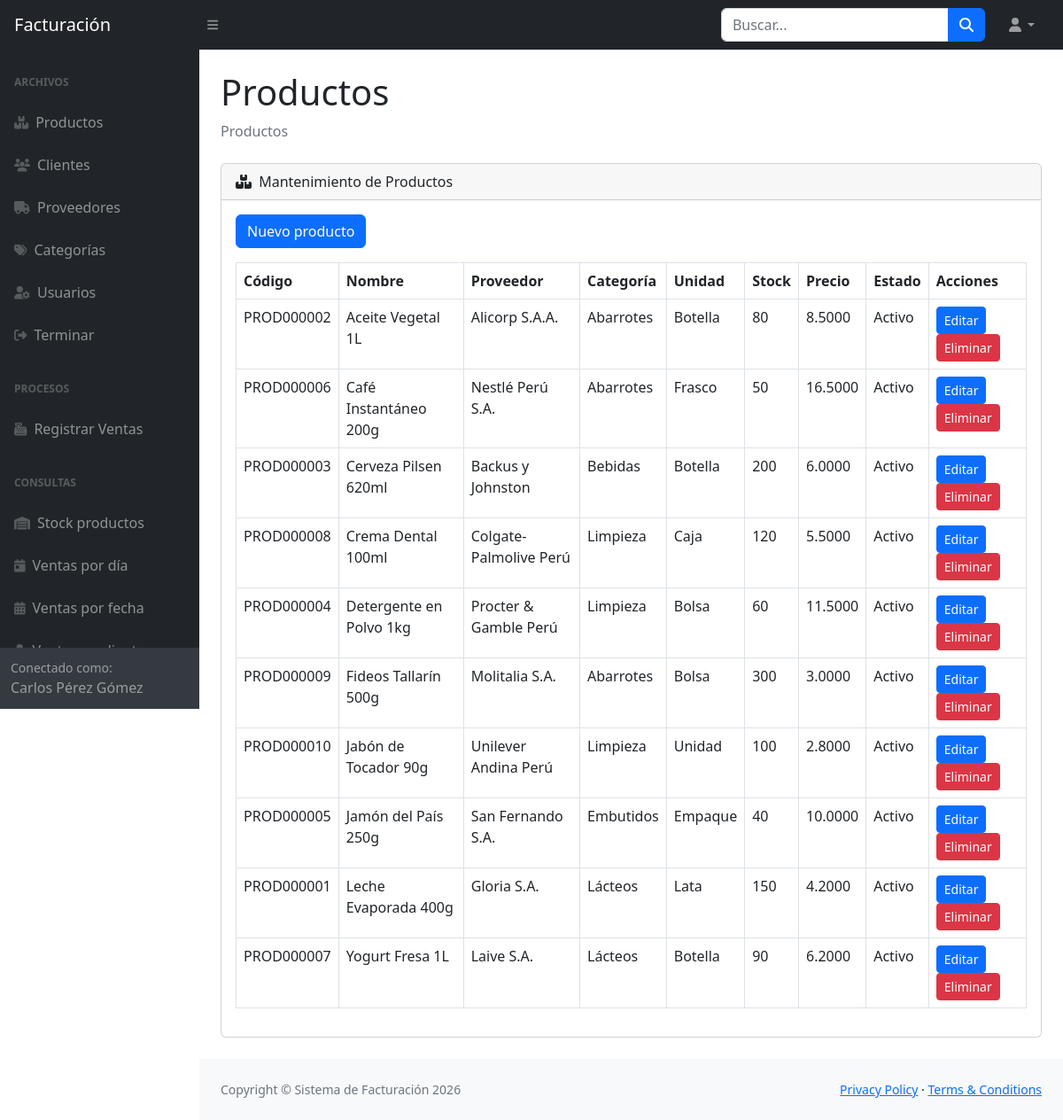
Page /index.php?action=productos (signed in) on the committed database.
### tables this page shows
CREATE TABLE `productos` (
  `idproducto` varchar(10) NOT NULL,
  `idproveedor` varchar(3) DEFAULT NULL,
  `nomproducto` varchar(128) DEFAULT NULL,
  `unimed` varchar(15) DEFAULT NULL,
  `stock` int(11) DEFAULT NULL,
  `cosuni` decimal(10,4) DEFAULT NULL,
  `preuni` decimal(10,4) DEFAULT NULL,
  `idcategoria` char(2) DEFAULT NULL,
  `estado` char(1) DEFAULT NULL
);

CREATE TABLE `proveedores` (
  `idproveedor` varchar(3) NOT NULL,
  `nomproveedor` varchar(128) DEFAULT NULL,
  `rucproveedor` varchar(11) DEFAULT NULL,
  `dirproveedor` varchar(128) DEFAULT NULL,
  `telproveedor` varchar(9) DEFAULT NULL,
  `emailproveedor` varchar(64) DEFAULT NULL
);

CREATE TABLE `categorias` (
  `idcategoria` char(2) NOT NULL,
  `nomcategoria` varchar(128) DEFAULT NULL
);

### index.php (the view, shortened to what the rows shown need)
<?php
require 'conexion.php';
$action = $_GET['action'] ?? 'dashboard';
function safe($text) {
    return htmlspecialchars($text, ENT_QUOTES, 'UTF-8');
}
function getCounts($mysqli) {
    $tables = ['clientes', 'productos', 'categorias', 'proveedores', 'facturas'];
    $counts = [];
    foreach ($tables as $table) {
        $result = $mysqli->query("SELECT COUNT(*) AS total FROM {$table}");
        $counts[$table] = $result->fetch_assoc()['total'] ?? 0;
    }
    return $counts;
}
$counts = getCounts($mysqli);
function fetchRows($mysqli, $sql, $types = '', $params = []) {
    $stmt = $mysqli->prepare($sql);
    $stmt->execute();
    $result = $stmt->get_result();
    $rows = [];
    while ($row = $result->fetch_assoc()) {
        $rows[] = $row;
    }
    return $rows;
}
$providers = fetchRows($mysqli, 'SELECT * FROM proveedores ORDER BY nomproveedor');
$categories = fetchRows($mysqli, 'SELECT * FROM categorias ORDER BY nomcategoria');
$products = fetchRows($mysqli, 'SELECT p.*, c.nomproveedor, cat.nomcategoria FROM productos p LEFT JOIN proveedores c ON p.idproveedor = c.idproveedor LEFT JOIN categorias cat ON p.idcategoria = cat.idcategoria ORDER BY p.nomproducto');
?>
<!DOCTYPE html>
<html lang="en">
    <head>
        <link href="https://cdn.jsdelivr.net/npm/simple-datatables@7.1.2/dist/style.min.css" rel="stylesheet" />
        <link href="css/styles.css" rel="stylesheet" />
    </head>
    <body class="sb-nav-fixed">
        <div id="layoutSidenav">
            <div id="layoutSidenav_content">
                <main>
                    <div class="container-fluid px-4">
                        <h1 class="mt-4"><?php echo $action === 'dashboard' ? 'Dashboard' : ucfirst(str_replace('_', ' ', $action)); ?></h1>
                        <?php if ($action === 'dashboard'): ?>
                            <div class="row">
                                <div class="col-xl-3 col-md-6">
                                    <div class="card bg-primary text-white mb-4">
                                        <div class="card-body">Clientes: <?php echo $counts['clientes']; ?></div>
                                        <div class="card-footer d-flex align-items-center justify-content-between">
                                            <a class="small text-white stretched-link" href="index.php?action=clientes">Ver clientes</a>
                                            <div class="small text-white"><i class="fas fa-angle-right"></i></div>
                                        </div>
                                    </div>
                                </div>
                                <div class="col-xl-3 col-md-6">
                                    <div class="card bg-warning text-white mb-4">
                                        <div class="card-body">Productos: <?php echo $counts['productos']; ?></div>
                                        <div class="card-footer d-flex align-items-center justify-content-between">
                                            <a class="small text-white stretched-link" href="index.php?action=productos">Ver productos</a>
                                            <div class="small text-white"><i class="fas fa-angle-right"></i></div>
                                        </div>
                                    </div>
                                </div>
                                <div class="col-xl-3 col-md-6">
                                    <div class="card bg-success text-white mb-4">
                                        <div class="card-body">Facturas: <?php echo $counts['facturas']; ?></div>
                                        <div class="card-footer d-flex align-items-center justify-content-between">
                                            <a class="small text-white stretched-link" href="index.php?action=ventas">Ver ventas</a>
                                            <div class="small text-white"><i class="fas fa-angle-right"></i></div>
                                        </div>
                                    </div>
                                </div>
                                <div class="col-xl-3 col-md-6">
                                    <div class="card bg-danger text-white mb-4">
                                        <div class="card-body">Proveedores: <?php echo $counts['proveedores']; ?></div>
                                        <div class="card-footer d-flex align-items-center justify-content-between">
                                            <a class="small text-white stretched-link" href="index.php?action=proveedores">Ver proveedores</a>
                                            <div class="small text-white"><i class="fas fa-angle-right"></i></div>
                                        </div>
                                    </div>
                                </div>
                            </div>
                        <?php elseif ($action === 'productos'): ?>
                            <div class="card mb-4">
                                <div class="card-body">
                                    <?php if (isset($_GET['new']) || isset($editProduct)): ?>
                                        <?php $product = $editProduct ?? ['idproducto' => '', 'idproveedor' => '', 'nomproducto' => '', 'unimed' => '', 'stock' => 0, 'cosuni' => 0, 'preuni' => 0, 'idcategoria' => '', 'estado' => '1']; ?>
                                        <form method="post" action="index.php?action=productos">
                                            <input type="hidden" name="form_type" value="save_product" />
                                            <input type="hidden" name="idproducto" value="<?php echo safe($product['idproducto']); ?>" />
                                            <div class="row">
                                                <div class="col-md-6 mb-3">
                                                    <label class="form-label">Producto</label>
                                                    <input class="form-control" name="nomproducto" value="<?php echo safe($product['nomproducto']); ?>" />
                                                </div>
                                                <div class="col-md-3 mb-3">
                                                    <label class="form-label">Proveedor</label>
                                                    <select class="form-select" name="idproveedor">
                                                        <option value="">-- Seleccione --</option>
                                                        <?php foreach ($providers as $provider): ?>
                                                            <option value="<?php echo safe($provider['idproveedor']); ?>" <?php if ($provider['idproveedor'] === $product['idproveedor']) echo 'selected'; ?>><?php echo safe($provider['nomproveedor']); ?></option>
                                                        <?php endforeach; ?>
                                                    </select>
                                                </div>
                                                <div class="col-md-3 mb-3">
                                                    <label class="form-label">Categoría</label>
                                                    <select class="form-select" name="idcategoria">
                                                        <option value="">-- Seleccione --</option>
                                                        <?php foreach ($categories as $category): ?>
                                                            <option value="<?php echo safe($category['idcategoria']); ?>" <?php if ($category['idcategoria'] === $product['idcategoria']) echo 'selected'; ?>><?php echo safe($category['nomcategoria']); ?></option>
                                                        <?php endforeach; ?>
                                                    </select>
                                                </div>
                                            </div>
                                            <div class="row">
                                                <div class="col-md-3 mb-3">
                                                    <label class="form-label">Unidad</label>
                                                    <input class="form-control" name="unimed" value="<?php echo safe($product['unimed']); ?>" />
                                                </div>
                                                <div class="col-md-2 mb-3">
                                                    <label class="form-label">Stock</label>
                                                    <input class="form-control" type="number" name="stock" value="<?php echo safe($product['stock']); ?>" />
                                                </div>
                                                <div class="col-md-2 mb-3">
                                                    <label class="form-label">Costo</label>
                                                    <input class="form-control" type="number" step="0.01" name="cosuni" value="<?php echo safe($product['cosuni']); ?>" />
                                                </div>
                                                <div class="col-md-2 mb-3">
                                                    <label class="form-label">Precio</label>
                                                    <input class="form-control" type="number" step="0.01" name="preuni" value="<?php echo safe($product['preuni']); ?>" />
                                                </div>
                                                <div class="col-md-3 mb-3">
                                                    <label class="form-label">Estado</label>
                                                    <select class="form-select" name="estado">
                                                        <option value="1" <?php if ($product['estado'] === '1') echo 'selected'; ?>>Activo</option>
                                                        <option value="0" <?php if ($product['estado'] !== '1') echo 'selected'; ?>>Inactivo</option>
                                                    </select>
                                                </div>
                                            </div>
                                            <button class="btn btn-success" type="submit">Guardar producto</button>
                                            <a class="btn btn-secondary" href="index.php?action=productos">Cancelar</a>
                                        </form>
                                    <?php else: ?>
                                        <div class="table-responsive">
                                            <table class="table table-bordered" id="datatablesSimple">
                                                <thead>
                                                    <tr>
                                                        <th>Código</th>
                                                        <th>Nombre</th>
                                                        <th>Proveedor</th>
                                                        <th>Categoría</th>
                                                        <th>Unidad</th>
                                                        <th>Stock</th>
                                                        <th>Precio</th>
                                                        <th>Estado</th>
                                                        <th>Acciones</th>
                                                    </tr>
                                                </thead>
                                                <tbody>
                                                    <?php foreach ($products as $product): ?>
                                                        <tr>
                                                            <td><?php echo safe($product['idproducto']); ?></td>
                                                            <td><?php echo safe($product['nomproducto']); ?></td>
                                                            <td><?php echo safe($product['nomproveedor']); ?></td>
                                                            <td><?php echo safe($product['nomcategoria']); ?></td>
                                                            <td><?php echo safe($product['unimed']); ?></td>
                                                            <td><?php echo safe($product['stock']); ?></td>
                                                            <td><?php echo safe($product['preuni']); ?></td>
                                                            <td><?php echo $product['estado'] === '1' ? 'Activo' : 'Inactivo'; ?></td>
                                                            <td>
                                                                <a class="btn btn-sm btn-primary" href="index.php?action=productos&edit=<?php echo urlencode($product['idproducto']); ?>">Editar</a>
                                                                <form class="d-inline" method="post" action="index.php?action=productos" onsubmit="return confirm('Eliminar producto?');">
                                                                    <button class="btn btn-sm btn-danger" type="submit">Eliminar</button>
                                                                </form>
                                                            </td>
                                                        </tr>
                                                    <?php endforeach; ?>
                                                </tbody>
                                            </table>
                                        </div>
                                    <?php endif; ?>
                                </div>
                            </div>
                        <?php else: ?>
                            <div class="card mb-4">
                                <div class="card-body">Seleccione una opción del menú izquierdo para comenzar.</div>
                            </div>
                        <?php endif; ?>
                    </div>
                </main>
            </div>
        </div>
    </body>
</html>

### rows in the picture
productos: idproducto "PROD000002", nomproducto "Aceite Vegetal 1L", idproveedor.nomproveedor "Alicorp S.A.A.", idcategoria.nomcategoria "Abarrotes", unimed "Botella", stock "80", preuni "8.5000", estado "Activo"
productos: idproducto "PROD000006", nomproducto "Café Instantáneo 200g", idproveedor.nomproveedor "Nestlé Perú S.A.", idcategoria.nomcategoria "Abarrotes", unimed "Frasco", stock "50", preuni "16.5000", estado "Activo"
productos: idproducto "PROD000003", nomproducto "Cerveza Pilsen 620ml", idproveedor.nomproveedor "Backus y Johnston", idcategoria.nomcategoria "Bebidas", unimed "Botella", stock "200", preuni "6.0000", estado "Activo"
productos: idproducto "PROD000008", nomproducto "Crema Dental 100ml", idproveedor.nomproveedor "Colgate-Palmolive Perú", idcategoria.nomcategoria "Limpieza", unimed "Caja", stock "120", preuni "5.5000", estado "Activo"
productos: idproducto "PROD000004", nomproducto "Detergente en Polvo 1kg", idproveedor.nomproveedor "Procter & Gamble Perú", idcategoria.nomcategoria "Limpieza", unimed "Bolsa", stock "60", preuni "11.5000", estado "Activo"
productos: idproducto "PROD000009", nomproducto "Fideos Tallarín 500g", idproveedor.nomproveedor "Molitalia S.A.", idcategoria.nomcategoria "Abarrotes", unimed "Bolsa", stock "300", preuni "3.0000", estado "Activo"
productos: idproducto "PROD000010", nomproducto "Jabón de Tocador 90g", idproveedor.nomproveedor "Unilever Andina Perú", idcategoria.nomcategoria "Limpieza", unimed "Unidad", stock "100", preuni "2.8000", estado "Activo"
productos: idproducto "PROD000005", nomproducto "Jamón del País 250g", idproveedor.nomproveedor "San Fernando S.A.", idcategoria.nomcategoria "Embutidos", unimed "Empaque", stock "40", preuni "10.0000", estado "Activo"
productos: idproducto "PROD000001", nomproducto "Leche Evaporada 400g", idproveedor.nomproveedor "Gloria S.A.", idcategoria.nomcategoria "Lácteos", unimed "Lata", stock "150", preuni "4.2000", estado "Activo"
productos: idproducto "PROD000007", nomproducto "Yogurt Fresa 1L", idproveedor.nomproveedor "Laive S.A.", idcategoria.nomcategoria "Lácteos", unimed "Botella", stock "90", preuni "6.2000", estado "Activo"

### other values in the picture
safe($userName) "Carlos Pérez Gómez"
str_replace('_', ' ', $action) "Productos"
